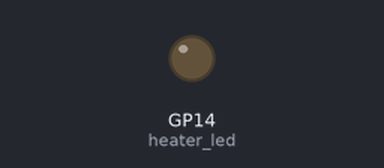
This program was run on a simulated Raspberry Pi Pico running MicroPython. On the bench: output pins drawn as LEDs (lit = HIGH).

Above: at 1.2 s.
At 5.3 s:
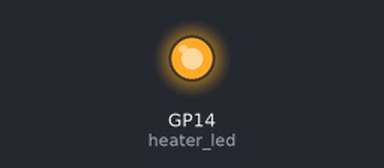
Timing chart, 0 to 8.0 s (numbered marks = the images above):
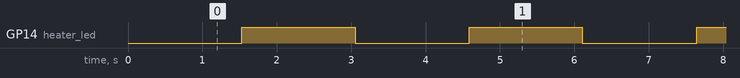

Measured:
- by itself, GP14 (heater_led): alternates HIGH for 1.5 s and LOW for 1.5 s
- by itself, everything shown: repeats every 3.1 s, in 6 steps

The program:

bit_banging.py
```python
# file bit_banging.py
# Bit banging simple example.
# Function for generating a oneshot PWM signal, frequency = 250 Hz (= 4000 µs)
# and functions to use it in generating a gradual transition to 1 and a gradual transition to 0
# author philippe.camus@hepl.be
# date 24/10/2022

import machine
import utime

heater_led = machine.Pin(14, machine.Pin.OUT)

# one shot pulse cycle, period = 4000 µs
def pwm_oneshot_bb(output, duty):  # duty cycle variation : 0 to 1 (100%)
    high_time = int(4000 * duty)
    low_time = 4000 - high_time
    output.on()
    utime.sleep_us(high_time)
    output.off()
    utime.sleep_us(low_time)

def prog_on(output):
    duty_list=[1,4,9,16,25,36,49,64,81,100] # quadratic list of increasing duty cycle in %
    start_time=utime.ticks_ms()
    for duty in duty_list:
        duty=duty/100
        # repeats oneshot duty cycle for a 50 ms time
        while utime.ticks_diff(utime.ticks_ms(),start_time)<50:
            pwm_oneshot_bb(output,duty)
        start_time=utime.ticks_ms()
    heater_led.on()

def prog_off(output):
    duty_list=[100,81,64,49,36,25,16,9,4,1] # quadratic list of decreasing duty cycle in %
    start_time=utime.ticks_ms()
    for duty in duty_list:
        duty=duty/100
        # repeats oneshot duty cycle for a 50 ms time
        while utime.ticks_diff(utime.ticks_ms(),start_time)<50:
            pwm_oneshot_bb(output,duty)
        start_time=utime.ticks_ms()
    heater_led.off()


heater_led.off()
utime.sleep_ms(1000)

# test code with a succession of gradual on and gradual off transitions.
while(True):
    prog_on(heater_led)
    utime.sleep_ms(1000)
    prog_off(heater_led)
    utime.sleep_ms(1000)
```
